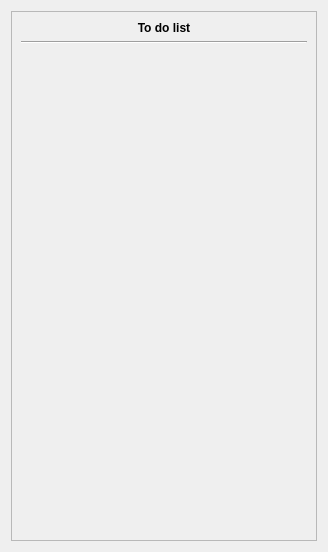
<?xml version="1.0" encoding="UTF-8"?>
<ui version="4.0">
 <class>Form</class>
 <widget class="QWidget" name="Form">
  <property name="geometry">
   <rect>
    <x>0</x>
    <y>0</y>
    <width>328</width>
    <height>552</height>
   </rect>
  </property>
  <property name="windowTitle">
   <string>Form</string>
  </property>
  <layout class="QHBoxLayout" name="horizontalLayout">
   <item>
    <widget class="QScrollArea" name="scrollArea">
     <property name="widgetResizable">
      <bool>true</bool>
     </property>
     <widget class="QWidget" name="scrollAreaWidgetContents_2">
      <property name="geometry">
       <rect>
        <x>0</x>
        <y>0</y>
        <width>308</width>
        <height>532</height>
       </rect>
      </property>
      <layout class="QVBoxLayout" name="verticalLayout">
       <item>
        <widget class="QLabel" name="label">
         <property name="text">
          <string>&lt;html&gt;&lt;head/&gt;&lt;body&gt;&lt;p align=&quot;center&quot;&gt;&lt;span style=&quot; font-weight:600;&quot;&gt;To do list&lt;/span&gt;&lt;/p&gt;&lt;/body&gt;&lt;/html&gt;</string>
         </property>
        </widget>
       </item>
       <item>
        <layout class="QVBoxLayout" name="notificationBottom"/>
       </item>
       <item>
        <widget class="Line" name="line">
         <property name="orientation">
          <enum>Qt::Horizontal</enum>
         </property>
        </widget>
       </item>
       <item>
        <layout class="QVBoxLayout" name="notificationTop"/>
       </item>
       <item>
        <spacer name="verticalSpacer">
         <property name="orientation">
          <enum>Qt::Vertical</enum>
         </property>
         <property name="sizeHint" stdset="0">
          <size>
           <width>20</width>
           <height>486</height>
          </size>
         </property>
        </spacer>
       </item>
      </layout>
     </widget>
    </widget>
   </item>
  </layout>
 </widget>
 <resources/>
 <connections/>
</ui>
